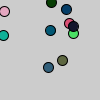
Frame 1 (no input)
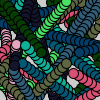
Frame 60 (the mouse pressed at the canvas centre just before this capture)
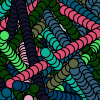
Frame 120 (the mouse held since frame 60 and released just before this capture)

The Processing sketch that drew these frames (run headless with seeded random() and noise(); from frame 60 on, the mouse is pressed at the canvas centre):

// Processing sketch: Aufgabe_6_3_b
// ── Aufgabe_6_3_b.pde
PVector[] speed = new PVector[10];
PVector[] location = new PVector[10];
color[] c = new color[10];


void setup() {
  for (int i = 0; i < 10; i++) {
    location[i] = new PVector(random(width), random(height));
    speed[i] = new PVector(random(-5, 5), random(-5, 5));
    c[i] = color(random(255), random(255), random(255));
  }
}

void draw() {
  for (int i = 0; i < 10; i++) {
    location[i].add(speed[i]);
    fill(c[i]);
    ellipse(location[i].x, location[i].y, 10, 10);
  }
  for (int i = 0; i < 10; i++) {
    if (location[i].x < 0 || location[i].x > width) {
      speed[i].x *= -1;
    }
    if (location[i].y < 0 || location[i].y > height) {
      speed[i].y *= -1;
    }
  }
}
